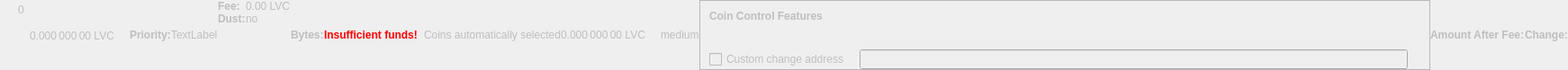
    <widget class="QWidget" name="dummyHideWidget" native="true">
     <property name="enabled">
      <bool>false</bool>
     </property>
     <property name="maximumSize">
      <size>
       <width>100</width>
       <height>22</height>
      </size>
     </property>
     <layout class="QHBoxLayout" name="dummyHideLayout">
      <property name="spacing">
       <number>0</number>
      </property>
      <property name="margin">
       <number>0</number>
      </property>
      <item>
       <layout class="QFormLayout" name="formLayoutCoinControl1">
        <property name="horizontalSpacing">
         <number>10</number>
        </property>
        <property name="verticalSpacing">
         <number>14</number>
        </property>
        <property name="leftMargin">
         <number>10</number>
        </property>
        <property name="topMargin">
         <number>4</number>
        </property>
        <property name="rightMargin">
         <number>6</number>
        </property>
        <item row="0" column="1">
         <widget class="QLabel" name="labelCoinControlBytes">
          <property name="cursor">
           <cursorShape>IBeamCursor</cursorShape>
          </property>
          <property name="contextMenuPolicy">
           <enum>Qt::ActionsContextMenu</enum>
          </property>
          <property name="text">
           <string notr="true">0</string>
          </property>
          <property name="textInteractionFlags">
           <set>Qt::LinksAccessibleByMouse|Qt::TextSelectableByKeyboard|Qt::TextSelectableByMouse</set>
          </property>
         </widget>
        </item>
       </layout>
      </item>
      <item>
       <widget class="QLabel" name="labelCoinControlAfterFee">
        <property name="enabled">
         <bool>false</bool>
        </property>
        <property name="sizePolicy">
         <sizepolicy hsizetype="Fixed" vsizetype="Fixed">
          <horstretch>0</horstretch>
          <verstretch>0</verstretch>
         </sizepolicy>
        </property>
        <property name="minimumSize">
         <size>
          <width>111</width>
          <height>12</height>
         </size>
        </property>
        <property name="maximumSize">
         <size>
          <width>111</width>
          <height>12</height>
         </size>
        </property>
        <property name="cursor">
         <cursorShape>IBeamCursor</cursorShape>
        </property>
        <property name="contextMenuPolicy">
         <enum>Qt::ActionsContextMenu</enum>
        </property>
        <property name="text">
         <string notr="true">0.000 000 00 LVC</string>
        </property>
        <property name="textInteractionFlags">
         <set>Qt::LinksAccessibleByMouse|Qt::TextSelectableByKeyboard|Qt::TextSelectableByMouse</set>
        </property>
       </widget>
      </item>
      <item>
       <widget class="QLabel" name="labelCoinControlPriorityText">
        <property name="enabled">
         <bool>false</bool>
        </property>
        <property name="font">
         <font>
          <weight>75</weight>
          <bold>true</bold>
         </font>
        </property>
        <property name="text">
         <string>Priority:</string>
        </property>
       </widget>
      </item>
      <item>
       <layout class="QHBoxLayout" name="horizontalLayout">
        <item>
         <widget class="QLabel" name="WarningLabel">
          <property name="text">
           <string>TextLabel</string>
          </property>
         </widget>
        </item>
       </layout>
      </item>
      <item>
       <layout class="QFormLayout" name="formLayoutCoinControl3">
        <property name="horizontalSpacing">
         <number>0</number>
        </property>
        <property name="verticalSpacing">
         <number>0</number>
        </property>
        <property name="leftMargin">
         <number>0</number>
        </property>
        <property name="topMargin">
         <number>0</number>
        </property>
        <property name="rightMargin">
         <number>0</number>
        </property>
        <item row="0" column="0">
         <widget class="QLabel" name="labelCoinControlFeeText">
          <property name="enabled">
           <bool>false</bool>
          </property>
          <property name="font">
           <font>
            <weight>75</weight>
            <bold>true</bold>
           </font>
          </property>
          <property name="text">
           <string>Fee:</string>
          </property>
          <property name="margin">
           <number>0</number>
          </property>
         </widget>
        </item>
        <item row="0" column="1">
         <widget class="QLabel" name="labelCoinControlFee">
          <property name="enabled">
           <bool>false</bool>
          </property>
          <property name="cursor">
           <cursorShape>IBeamCursor</cursorShape>
          </property>
          <property name="contextMenuPolicy">
           <enum>Qt::ActionsContextMenu</enum>
          </property>
          <property name="text">
           <string notr="true">0.00 LVC</string>
          </property>
          <property name="textInteractionFlags">
           <set>Qt::LinksAccessibleByMouse|Qt::TextSelectableByKeyboard|Qt::TextSelectableByMouse</set>
          </property>
         </widget>
        </item>
        <item row="1" column="0">
         <widget class="QLabel" name="labelCoinControlLowOutputText">
          <property name="enabled">
           <bool>false</bool>
          </property>
          <property name="font">
           <font>
            <weight>75</weight>
            <bold>true</bold>
           </font>
          </property>
          <property name="text">
           <string>Dust:</string>
          </property>
         </widget>
        </item>
        <item row="1" column="1">
         <widget class="QLabel" name="labelCoinControlLowOutput">
          <property name="enabled">
           <bool>false</bool>
          </property>
          <property name="cursor">
           <cursorShape>IBeamCursor</cursorShape>
          </property>
          <property name="contextMenuPolicy">
           <enum>Qt::ActionsContextMenu</enum>
          </property>
          <property name="text">
           <string>no</string>
          </property>
          <property name="textInteractionFlags">
           <set>Qt::LinksAccessibleByMouse|Qt::TextSelectableByKeyboard|Qt::TextSelectableByMouse</set>
          </property>
         </widget>
        </item>
       </layout>
      </item>
      <item>
       <widget class="QLabel" name="labelCoinControlBytesText">
        <property name="enabled">
         <bool>false</bool>
        </property>
        <property name="font">
         <font>
          <weight>75</weight>
          <bold>true</bold>
         </font>
        </property>
        <property name="text">
         <string>Bytes:</string>
        </property>
       </widget>
      </item>
      <item>
       <layout class="QFormLayout" name="formLayoutCoinControl2">
        <property name="horizontalSpacing">
         <number>0</number>
        </property>
        <property name="verticalSpacing">
         <number>0</number>
        </property>
        <property name="leftMargin">
         <number>0</number>
        </property>
        <property name="topMargin">
         <number>0</number>
        </property>
        <property name="rightMargin">
         <number>0</number>
        </property>
       </layout>
      </item>
      <item>
       <layout class="QHBoxLayout" name="horizontalLayoutCoinControl2">
        <property name="spacing">
         <number>0</number>
        </property>
        <property name="bottomMargin">
         <number>0</number>
        </property>
       </layout>
      </item>
      <item>
       <widget class="QLabel" name="labelCoinControlInsuffFunds">
        <property name="enabled">
         <bool>false</bool>
        </property>
        <property name="minimumSize">
         <size>
          <width>0</width>
          <height>0</height>
         </size>
        </property>
        <property name="font">
         <font>
          <weight>75</weight>
          <bold>true</bold>
         </font>
        </property>
        <property name="styleSheet">
         <string notr="true">color:red;font-weight:bold;</string>
        </property>
        <property name="text">
         <string>Insufficient funds!</string>
        </property>
        <property name="margin">
         <number>5</number>
        </property>
       </widget>
      </item>
      <item>
       <layout class="QFormLayout" name="formLayoutCoinControl4">
        <property name="horizontalSpacing">
         <number>0</number>
        </property>
        <property name="verticalSpacing">
         <number>0</number>
        </property>
        <property name="leftMargin">
         <number>0</number>
        </property>
        <property name="topMargin">
         <number>0</number>
        </property>
        <property name="rightMargin">
         <number>0</number>
        </property>
       </layout>
      </item>
      <item>
       <widget class="QLabel" name="labelCoinControlChangeLabel">
        <property name="enabled">
         <bool>false</bool>
        </property>
        <property name="sizePolicy">
         <sizepolicy hsizetype="Preferred" vsizetype="Expanding">
          <horstretch>0</horstretch>
          <verstretch>0</verstretch>
         </sizepolicy>
        </property>
        <property name="minimumSize">
         <size>
          <width>0</width>
          <height>0</height>
         </size>
        </property>
        <property name="text">
         <string/>
        </property>
        <property name="margin">
         <number>3</number>
        </property>
       </widget>
      </item>
      <item>
       <widget class="QLabel" name="labelCoinControlAutomaticallySelected">
        <property name="enabled">
         <bool>false</bool>
        </property>
        <property name="sizePolicy">
         <sizepolicy hsizetype="Fixed" vsizetype="Fixed">
          <horstretch>0</horstretch>
          <verstretch>0</verstretch>
         </sizepolicy>
        </property>
        <property name="minimumSize">
         <size>
          <width>0</width>
          <height>0</height>
         </size>
        </property>
        <property name="maximumSize">
         <size>
          <width>240</width>
          <height>16777215</height>
         </size>
        </property>
        <property name="text">
         <string>Coins automatically selected</string>
        </property>
        <property name="margin">
         <number>5</number>
        </property>
       </widget>
      </item>
      <item>
       <widget class="QLabel" name="labelCoinControlChange">
        <property name="enabled">
         <bool>false</bool>
        </property>
        <property name="sizePolicy">
         <sizepolicy hsizetype="Fixed" vsizetype="Fixed">
          <horstretch>0</horstretch>
          <verstretch>0</verstretch>
         </sizepolicy>
        </property>
        <property name="minimumSize">
         <size>
          <width>111</width>
          <height>0</height>
         </size>
        </property>
        <property name="maximumSize">
         <size>
          <width>111</width>
          <height>16777215</height>
         </size>
        </property>
        <property name="cursor">
         <cursorShape>IBeamCursor</cursorShape>
        </property>
        <property name="contextMenuPolicy">
         <enum>Qt::ActionsContextMenu</enum>
        </property>
        <property name="text">
         <string notr="true">0.000 000 00 LVC</string>
        </property>
        <property name="textInteractionFlags">
         <set>Qt::LinksAccessibleByMouse|Qt::TextSelectableByKeyboard|Qt::TextSelectableByMouse</set>
        </property>
       </widget>
      </item>
      <item>
       <widget class="QLabel" name="labelCoinControlPriority">
        <property name="enabled">
         <bool>false</bool>
        </property>
        <property name="cursor">
         <cursorShape>IBeamCursor</cursorShape>
        </property>
        <property name="contextMenuPolicy">
         <enum>Qt::ActionsContextMenu</enum>
        </property>
        <property name="text">
         <string>medium</string>
        </property>
        <property name="textInteractionFlags">
         <set>Qt::LinksAccessibleByMouse|Qt::TextSelectableByKeyboard|Qt::TextSelectableByMouse</set>
        </property>
       </widget>
      </item>
      <item>
       <widget class="QFrame" name="frameCoinControl">
        <property name="sizePolicy">
         <sizepolicy hsizetype="Expanding" vsizetype="Expanding">
          <horstretch>0</horstretch>
          <verstretch>0</verstretch>
         </sizepolicy>
        </property>
        <property name="maximumSize">
         <size>
          <width>16777215</width>
          <height>16777215</height>
         </size>
        </property>
        <property name="frameShape">
         <enum>QFrame::StyledPanel</enum>
        </property>
        <property name="frameShadow">
         <enum>QFrame::Sunken</enum>
        </property>
        <layout class="QVBoxLayout" name="verticalLayoutCoinControl2_2">
         <property name="spacing">
          <number>0</number>
         </property>
         <property name="margin">
          <number>0</number>
         </property>
         <item>
          <layout class="QVBoxLayout" name="verticalLayoutCoinControl" stretch="0,0,0,1">
           <property name="spacing">
            <number>0</number>
           </property>
           <property name="leftMargin">
            <number>10</number>
           </property>
           <property name="topMargin">
            <number>10</number>
           </property>
           <item>
            <layout class="QHBoxLayout" name="horizontalLayoutCoinControl1">
             <property name="bottomMargin">
              <number>15</number>
             </property>
             <item>
              <widget class="QLabel" name="labelCoinControlFeatures">
               <property name="enabled">
                <bool>false</bool>
               </property>
               <property name="sizePolicy">
                <sizepolicy hsizetype="Preferred" vsizetype="Maximum">
                 <horstretch>0</horstretch>
                 <verstretch>0</verstretch>
                </sizepolicy>
               </property>
               <property name="font">
                <font>
                 <weight>75</weight>
                 <bold>true</bold>
                </font>
               </property>
               <property name="styleSheet">
                <string notr="true">font-weight:bold;</string>
               </property>
               <property name="text">
                <string>Coin Control Features</string>
               </property>
              </widget>
             </item>
            </layout>
           </item>
           <item>
            <widget class="QWidget" name="widgetCoinControl" native="true">
             <property name="sizePolicy">
              <sizepolicy hsizetype="Preferred" vsizetype="Preferred">
               <horstretch>0</horstretch>
               <verstretch>0</verstretch>
              </sizepolicy>
             </property>
             <property name="minimumSize">
              <size>
               <width>0</width>
               <height>0</height>
              </size>
             </property>
             <property name="styleSheet">
              <string notr="true"/>
             </property>
             <layout class="QHBoxLayout" name="horizontalLayoutCoinControl5_2">
              <property name="margin">
               <number>0</number>
              </property>
              <item>
               <layout class="QHBoxLayout" name="horizontalLayoutCoinControl3">
                <property name="spacing">
                 <number>20</number>
                </property>
                <property name="topMargin">
                 <number>0</number>
                </property>
                <property name="bottomMargin">
                 <number>10</number>
                </property>
               </layout>
              </item>
             </layout>
            </widget>
           </item>
           <item>
            <layout class="QHBoxLayout" name="horizontalLayoutCoinControl4" stretch="0,0,0">
             <property name="spacing">
              <number>12</number>
             </property>
             <property name="sizeConstraint">
              <enum>QLayout::SetDefaultConstraint</enum>
             </property>
             <property name="topMargin">
              <number>5</number>
             </property>
             <property name="rightMargin">
              <number>5</number>
             </property>
             <item>
              <widget class="QCheckBox" name="checkBoxCoinControlChange">
               <property name="enabled">
                <bool>false</bool>
               </property>
               <property name="toolTip">
                <string>If this is activated, but the change address is empty or invalid, change will be sent to a newly generated address.</string>
               </property>
               <property name="text">
                <string>Custom change address</string>
               </property>
              </widget>
             </item>
             <item>
              <widget class="QValidatedLineEdit" name="lineEditCoinControlChange">
               <property name="enabled">
                <bool>false</bool>
               </property>
               <property name="sizePolicy">
                <sizepolicy hsizetype="Expanding" vsizetype="Fixed">
                 <horstretch>0</horstretch>
                 <verstretch>0</verstretch>
                </sizepolicy>
               </property>
              </widget>
             </item>
             <item>
              <widget class="QLabel" name="labelCoinControlChangeLabel_2">
               <property name="sizePolicy">
                <sizepolicy hsizetype="Preferred" vsizetype="Expanding">
                 <horstretch>0</horstretch>
                 <verstretch>0</verstretch>
                </sizepolicy>
               </property>
               <property name="minimumSize">
                <size>
                 <width>0</width>
                 <height>0</height>
                </size>
               </property>
               <property name="text">
                <string/>
               </property>
               <property name="margin">
                <number>3</number>
               </property>
              </widget>
             </item>
            </layout>
           </item>
           <item>
            <spacer name="verticalSpacerCoinControl">
             <property name="orientation">
              <enum>Qt::Vertical</enum>
             </property>
             <property name="sizeHint" stdset="0">
              <size>
               <width>800</width>
               <height>1</height>
              </size>
             </property>
            </spacer>
           </item>
          </layout>
         </item>
        </layout>
       </widget>
      </item>
      <item>
       <widget class="QLabel" name="labelCoinControlAfterFeeText">
        <property name="enabled">
         <bool>false</bool>
        </property>
        <property name="minimumSize">
         <size>
          <width>0</width>
          <height>0</height>
         </size>
        </property>
        <property name="maximumSize">
         <size>
          <width>16777215</width>
          <height>16777215</height>
         </size>
        </property>
        <property name="font">
         <font>
          <weight>75</weight>
          <bold>true</bold>
         </font>
        </property>
        <property name="text">
         <string>Amount After Fee:</string>
        </property>
        <property name="alignment">
         <set>Qt::AlignLeading|Qt::AlignLeft|Qt::AlignVCenter</set>
        </property>
        <property name="margin">
         <number>0</number>
        </property>
       </widget>
      </item>
      <item>
       <widget class="QLabel" name="labelCoinControlChangeText">
        <property name="enabled">
         <bool>false</bool>
        </property>
        <property name="sizePolicy">
         <sizepolicy hsizetype="Preferred" vsizetype="Preferred">
          <horstretch>0</horstretch>
          <verstretch>0</verstretch>
         </sizepolicy>
        </property>
        <property name="minimumSize">
         <size>
          <width>0</width>
          <height>0</height>
         </size>
        </property>
        <property name="maximumSize">
         <size>
          <width>16777215</width>
          <height>16777215</height>
         </size>
        </property>
        <property name="font">
         <font>
          <weight>75</weight>
          <bold>true</bold>
         </font>
        </property>
        <property name="text">
         <string>Change:</string>
        </property>
        <property name="alignment">
         <set>Qt::AlignLeading|Qt::AlignLeft|Qt::AlignVCenter</set>
        </property>
       </widget>
      </item>
     </layout>
    </widget>
